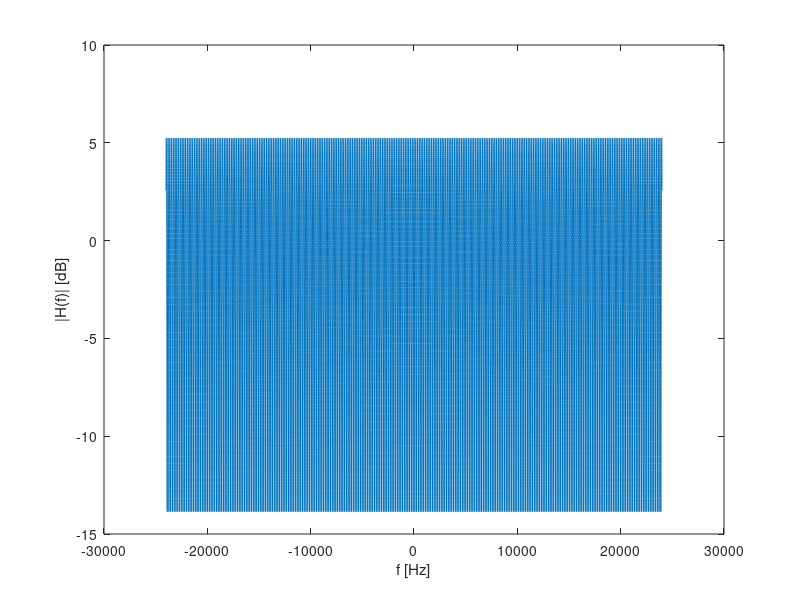

MATLAB code to generate this figure:
clc; clear all; close all hidden;

alpha_r = 0.4;
alpha_d = 0.9;
d_m = 1; %m
d_d = 0.15; %m
v = 340; %m/s

tau_d = d_d/v;
tau_r = tau_d + 2*d_m/v;
delta_tau = tau_r - tau_d;

transfertFunction = @(f) alpha_r*exp(1i*2*pi*f*tau_r) + alpha_d*exp(1i*2*pi*f*tau_d);
transfertFunctionNorm = @(f) sqrt(alpha_r^2 + alpha_d^2 + 2*alpha_r*alpha_d*cos(2*pi*f*delta_tau));
figure;
f = linspace(-24000, 24000,48000);
plot(f, 20*log(abs(transfertFunctionNorm(f))));
xlabel('f [Hz]');
ylabel('|H(f)| [dB]');



